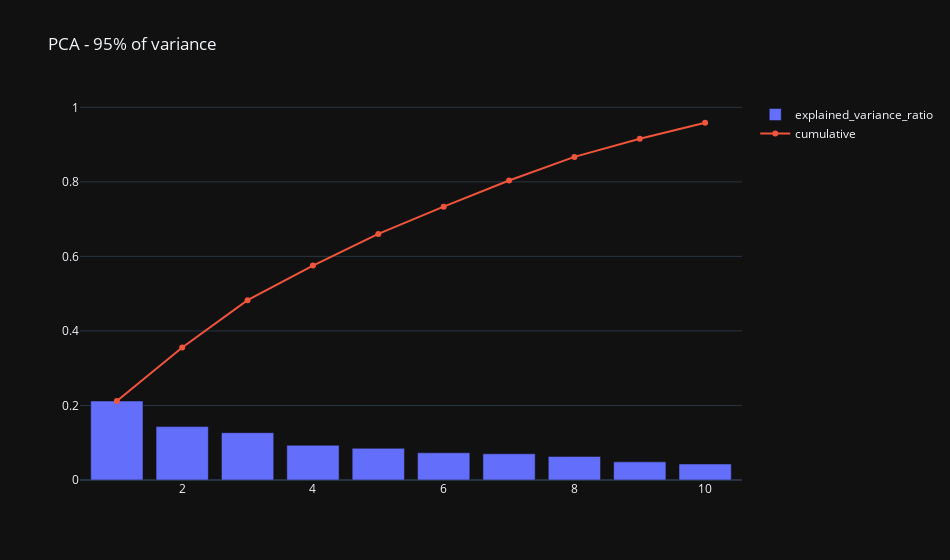

Notebook code for this chart:
### Code cell
fig = go.Figure(data=[go.Bar(x=results["component"],y=results["explained_variance_ratio"],name="explained_variance_ratio"),
                     go.Scatter(x=results["component"],y=results["cumulative"], name="cumulative")],
               layout=go.Layout(title="PCA - 95% of variance", width=950, template="plotly_dark"))
fig.show()

### Figure 1 — Plotly figure (JSON) as saved in the notebook; plotly's stock layout.template omitted (floating-point values rounded to 4 significant figures)
{"data": [{"name": "explained_variance_ratio", "type": "bar", "x": [1, 2, 3, 4, 5, 6, 7, 8, 9, 10], "y": [0.2121, 0.1433, 0.127, 0.093, 0.08498, 0.07311, 0.0703, 0.06324, 0.04866, 0.04292]}, {"name": "cumulative", "type": "scatter", "x": [1, 2, 3, 4, 5, 6, 7, 8, 9, 10], "y": [0.2121, 0.3554, 0.4824, 0.5754, 0.6604, 0.7335, 0.8038, 0.867, 0.9157, 0.9586]}], "layout": {"title": {"text": "PCA - 95% of variance"}, "width": 950}}
